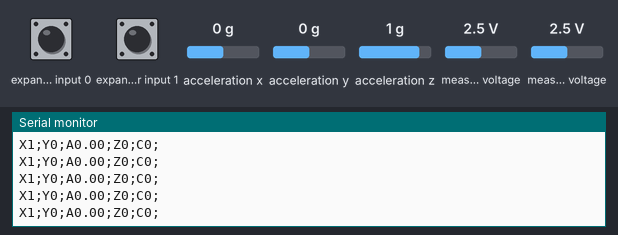
Simulated run of this sketch. Board: Arduino Uno, built with avr-gcc and run on an emulated ATmega328P. Parts: the last lines printed to the serial monitor. Wiring (inferred from the names in the program): Wii Nunchuk at I2C address 0x52. Inputs (shaded band) come from the test bench; at power-on: measured voltage 2.5 V, expander input 0 HIGH, expander input 1 HIGH, acceleration x 0 g, acceleration y 0 g, acceleration z 1 g. No radio packets arrive unless stated.

Above: at 1.2 s.
1.3 s: measured voltage (sensor 200) set to 0.1 V
At 1.35 s:
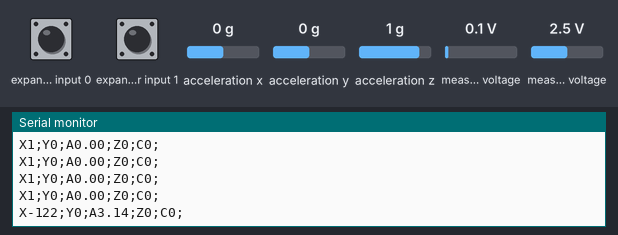
2.8 s: measured voltage (sensor 201) set to 0.1 V
At 2.89 s:
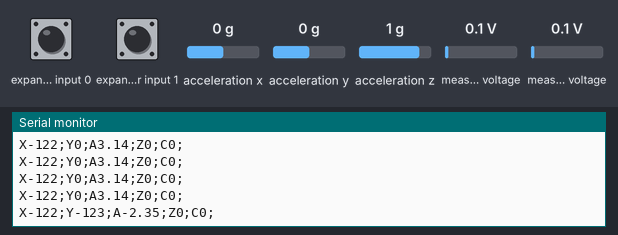
4.3 s: expander input 0 pulled LOW for 0.15 s
At 4.44 s:
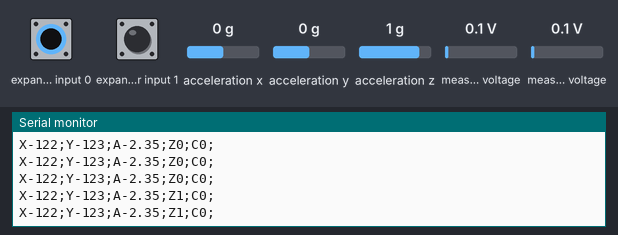
5.9 s: expander input 1 pulled LOW for 0.15 s
At 5.98 s:
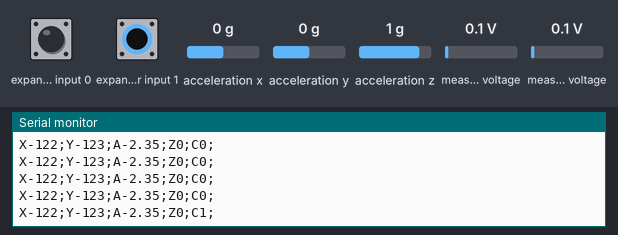
7.5 s: measured voltage (sensor 200) set to 1.2 V
At 7.53 s:
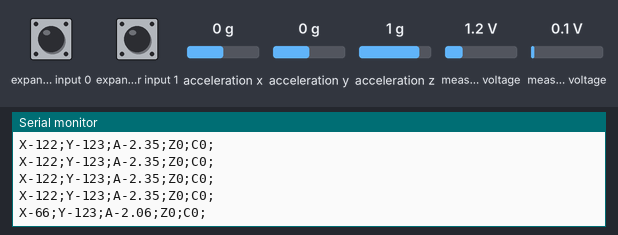
9.0 s: expander input 0 pulled LOW for 1 s
At 9.18 s:
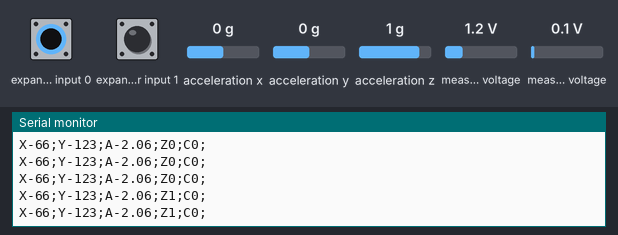
Timing chart, 0 to 12.0 s (numbered marks = the images above; inputs shaded):
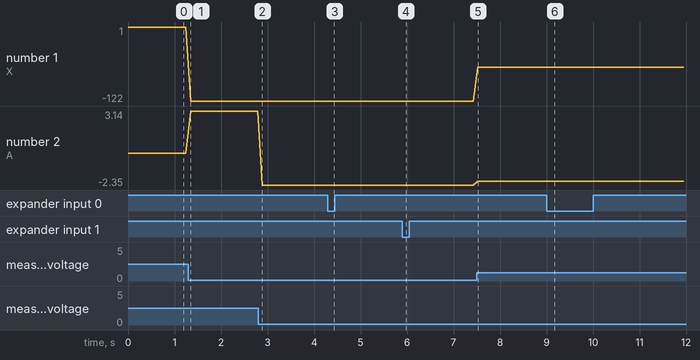

The sketch:

remotecontroller.ino
```cpp
#include <Wire.h>
#include "nunchuk.h"
#include<SPI.h>
#include<RF24.h>
//ce csn pins
RF24 radio(9,10) ;

void setup() {
  // put your setup code here, to run once:
  Serial.begin(9600);
  Wire.begin();
  //ninchuk_init_power //A1 and A2 is power supplu
  nunchuk_init();
  radio.begin() ;
  //Radio power level
  radio.setPALevel(RF24_PA_MAX);
  //Channel
  radio.setChannel(0x76) ;
  //pipe to tx to
   radio.openWritingPipe(0xF0F0F0F0E1LL) ;
  radio.enableDynamicPayloads() ;
  radio.powerUp() ;

  //string to send
  //
}

void loop() {

    if (nunchuk_read()) {
        // Work with nunchuk_data
        String tx = String("X") + String(nunchuk_joystickX()) + String(";Y") + String(nunchuk_joystickY()) + String(";A") + String(nunchuk_joystick_angle()) + String(";Z") + String(nunchuk_buttonZ()) + String(";C") + String(nunchuk_buttonC()) + String(";\n");
        int lenOfTx = tx.length();
        char size_of[tx.length() + 1];
        tx.toCharArray(size_of, sizeof(tx));
        Serial.print(tx);
        radio.write(&tx, lenOfTx);
        /*
        Serial.print(nunchuk_joystickX_raw());
        Serial.print('\n');
        Serial.print(nunchuk_joystickX());
         Serial.print('\n');
         */
       // nunchuk_print();
    }
    delay(100);
}
```

nunchuk.h
```cpp
// (licence header left out)
#ifndef NUNCHUK_H
#define NUNCHUK_H

#include <Wire.h>

// Calibration accelerometer values, depends on your Nunchuk
#define NUNCHUK_ACCEL_X_ZERO 512
#define NUNCHUK_ACCEL_Y_ZERO 512
#define NUNCHUK_ACCEL_Z_ZERO 512

// Calibration joystick values
#define NUNCHUK_JOYSTICK_X_ZERO 127
#define NUNCHUK_JOYSTICK_Y_ZERO 128

// Whether to disable encryption. Enabling encryption means that every packet must be decrypted, which wastes cpu cycles. Cheap Nunchuk clones have problems with the encrypted init sequence, so be sure you know what you're doing
#define NUNCHUK_DISABLE_ENCRYPTION

// Print debug information instead of a CSV stream to the serial port
// #define NUNCHUK_DEBUG

// The Nunchuk I2C address
#define NUNCHUK_ADDRESS 0x52

#if ARDUINO >= 100
#define I2C_READ() Wire.read()
#define I2C_WRITE(x) Wire.write(x)
#else
#define I2C_READ() Wire.receive()
#define I2C_WRITE(x) Wire.send(x)
#endif

#define I2C_START(x) Wire.beginTransmission(x)
#define I2C_STOP() Wire.endTransmission()

#ifndef CPU_FREQ
#define CPU_FREQ 16000000L
#endif

#ifndef TWI_FREQ
#define TWI_FREQ 400000L
#endif

uint8_t nunchuk_data[6];
uint8_t nunchuk_cali[16];

/**
 * Use normal analog ports as power supply, which is useful if you want to have all pins in a row
 * Like for the famous WiiChuck adapter
 * @see https://todbot.com/blog/2008/02/18/wiichuck-wii-nunchuck-adapter-available/
 */
static void nunchuk_init_power() {
    // Add power supply for port C2 (GND) and C3 (PWR)
    PORTC &= ~_BV(PORTC2);
    PORTC |= _BV(PORTC3);
    DDRC |= _BV(PORTC2) | _BV(PORTC3);
    delay(100);
}

/**
 * Initializes the Nunchuk communication by sending a sequence of bytes
 */
static void nunchuk_init() {

    // Change TWI speed for nuchuk, which uses Fast-TWI (400kHz)
    // Normally this will be set in twi_init(), but this hack works without modifying the original source
    TWBR = ((CPU_FREQ / TWI_FREQ) - 16) / 2;

#ifdef NUNCHUK_DISABLE_ENCRYPTION
    I2C_START(NUNCHUK_ADDRESS);
    I2C_WRITE(0xF0);
    I2C_WRITE(0x55);
    I2C_STOP();

    I2C_START(NUNCHUK_ADDRESS);
    I2C_WRITE(0xFB);
    I2C_WRITE(0x00);
    I2C_STOP();
#else
    I2C_START(NUNCHUK_ADDRESS);
    I2C_WRITE(0x40);
    I2C_WRITE(0x00);
    I2C_STOP();
#endif

#ifdef NUNCHUK_DEBUG
    Serial.print("Ident: "); // 0xA4200000 for Nunchuck, 0xA4200101 for Classic, 0xA4200402 for Balance

    I2C_START(NUNCHUK_ADDRESS);
    I2C_WRITE(0xFA);
    I2C_STOP();

    Wire.requestFrom(NUNCHUK_ADDRESS, 6);
    for (uint8_t i = 0; i < 6; i++) {
        if (Wire.available()) {
            Serial.print(I2C_READ(), HEX);
            Serial.print(" ");
        }
    }
    I2C_STOP();
    Serial.println("");

    delay(100); // Wait for serial transfer, before loop()ing
#endif

}

/**
 * Decodes a byte if encryption is used
 *
 * @param x The byte to be decoded
 */
static inline uint8_t nunchuk_decode_byte(uint8_t x) {
#ifdef NUNCHUK_DISABLE_ENCRYPTION
    return x;
#else
    return (x ^ 0x17) + 0x17;
#endif
}

/**
 * Central function to read a full chunk of data from Nunchuk
 *
 * @return A boolean if the data transfer was successful
 */
static uint8_t nunchuk_read() {

    uint8_t i;
    Wire.requestFrom(NUNCHUK_ADDRESS, 6);
    for (i = 0; i < 6 && Wire.available(); i++) {
        nunchuk_data[i] = nunchuk_decode_byte(I2C_READ());
    }

    // send new request
    I2C_START(NUNCHUK_ADDRESS);
    I2C_WRITE(0x00);
    I2C_STOP();

    return i == 6;
}

/**
 * Checks the current state of button Z
 */
static uint8_t nunchuk_buttonZ() {
    return (~nunchuk_data[5] >> 0) & 1;
}

/**
 * Checks the current state of button C
 */
static uint8_t nunchuk_buttonC() {
    return (~nunchuk_data[5] >> 1) & 1;
}

/**
 * Retrieves the raw X-value of the joystick
 */
static uint8_t nunchuk_joystickX_raw() {
    return nunchuk_data[0];
}

/**
 * Retrieves the raw Y-value of the joystick
 */
static uint8_t nunchuk_joystickY_raw() {
    return nunchuk_data[1];
}

/**
 * Retrieves the calibrated X-value of the joystick
 */
static int16_t nunchuk_joystickX() {
    return (int16_t) nunchuk_joystickX_raw() - (int16_t) NUNCHUK_JOYSTICK_X_ZERO;
}

/**
 * Retrieves the calibrated Y-value of the joystick
 */
static int16_t nunchuk_joystickY() {
    return (int16_t) nunchuk_joystickY_raw() - (int16_t) NUNCHUK_JOYSTICK_Y_ZERO;
}

/**
 * Calculates the angle of the joystick
 */
static float nunchuk_joystick_angle() {
    return atan2((float) nunchuk_joystickY(), (float) nunchuk_joystickX());
}

/**
 * Retrieves the raw X-value of the accelerometer
 */
static uint16_t nunchuk_accelX_raw() {
    return ((uint16_t) nunchuk_data[2] << 2) | ((nunchuk_data[5] >> 2) & 3);
}

/**
 * Retrieves the raw Y-value of the accelerometer
 */
static uint16_t nunchuk_accelY_raw() {
    return ((uint16_t) nunchuk_data[3] << 2) | ((nunchuk_data[5] >> 4) & 3);
}

/**
 * Retrieves the raw Z-value of the accelerometer
 */
static uint16_t nunchuk_accelZ_raw() {
    return ((uint16_t) nunchuk_data[4] << 2) | ((nunchuk_data[5] >> 6) & 3);
}

/**
 * Retrieves the calibrated X-value of the accelerometer
 */
static int16_t nunchuk_accelX() {
    return (int16_t) nunchuk_accelX_raw() - (int16_t) NUNCHUK_ACCEL_X_ZERO;
}

/**
 * Retrieves the calibrated Y-value of the accelerometer
 */
static int16_t nunchuk_accelY() {
    return (int16_t) nunchuk_accelY_raw() - (int16_t) NUNCHUK_ACCEL_Y_ZERO;
}

/**
 * Retrieves the calibrated Z-value of the accelerometer
 */
static int16_t nunchuk_accelZ() {
    return (int16_t) nunchuk_accelZ_raw() - (int16_t) NUNCHUK_ACCEL_Z_ZERO;
}

/**
 * Calculates the pitch angle of the Nunchuk
 */
static float nunchuk_pitch() {
    return atan2((float) nunchuk_accelY(), (float) nunchuk_accelZ());
}

/**
 * Calculates the roll angle of the Nunchuk
 */
static float nunchuk_roll() {
    return atan2((float) nunchuk_accelX(), (float) nunchuk_accelZ());
}

/**
 * A handy function to print either verbose information of the Nunchuk or a CSV stream for Processing
 */
static void nunchuk_print() {

#ifdef NUNCHUK_DEBUG
    Serial.print("joy: ");
    Serial.print(nunchuk_joystickX(), DEC);
    Serial.print(", ");
    Serial.print(nunchuk_joystickY(), DEC);

    Serial.print("  acc:");
    Serial.print(nunchuk_accelX(), DEC);
    Serial.print(", ");
    Serial.print(nunchuk_accelY(), DEC);
    Serial.print(", ");
    Serial.print(nunchuk_accelZ(), DEC);

    Serial.print("  but:");
    Serial.print(nunchuk_buttonZ(), DEC);
    Serial.print(", ");
    Serial.print(nunchuk_buttonC(), DEC);
    Serial.print("\n");
#else
    Serial.print(nunchuk_joystickX(), DEC);
    Serial.print(",");
    Serial.print(nunchuk_joystickY(), DEC);
    Serial.print(",");
    Serial.print(nunchuk_accelX(), DEC);
    Serial.print(",");
    Serial.print(nunchuk_accelY(), DEC);
    Serial.print(",");
    Serial.print(nunchuk_accelZ(), DEC);
    Serial.print(",");
    Serial.print(nunchuk_buttonZ(), DEC);
    Serial.print(",");
    Serial.print(nunchuk_buttonC(), DEC);
    Serial.print("\n");
#endif
}

#endif
```

Measured:
- after the input at 1.3 s, the serial monitor: prints a new line at once (image 1)
- after the input at 2.8 s, the serial monitor: prints a new line after 0.09 s (image 2)
- after the input at 4.3 s, the serial monitor: prints a new line at once (image 3)
- after the input at 5.9 s, the serial monitor: prints a new line after 0.08 s (image 4)
- after the input at 7.5 s, the serial monitor: prints a new line at once (image 5)
- after the input at 9.0 s, the serial monitor: prints a new line after 0.07 s (image 6)
- plotted number 1: 1 → -122 after the input at 1.3 s, -122 → -66 after the input at 7.5 s
- plotted number 2: 0 → 3.14 after the input at 1.3 s, 3.14 → -2.35 after the input at 2.8 s, -2.35 → -2.06 after the input at 7.5 s
